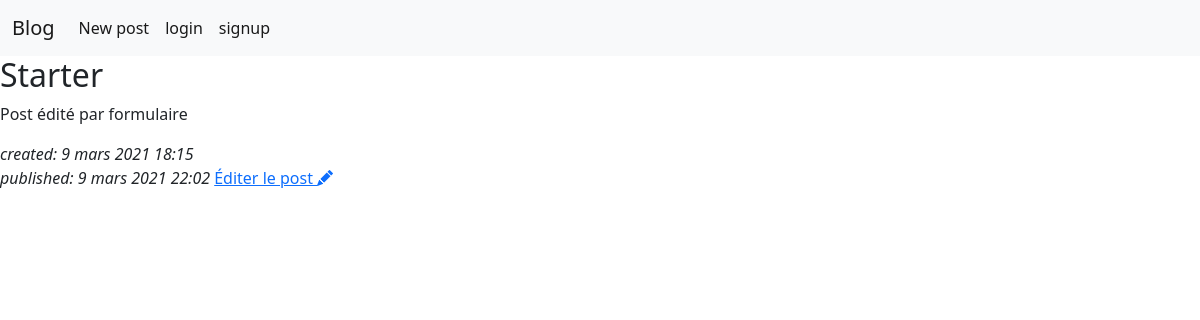
/post/1/, run on an earlier commit of the app's database.
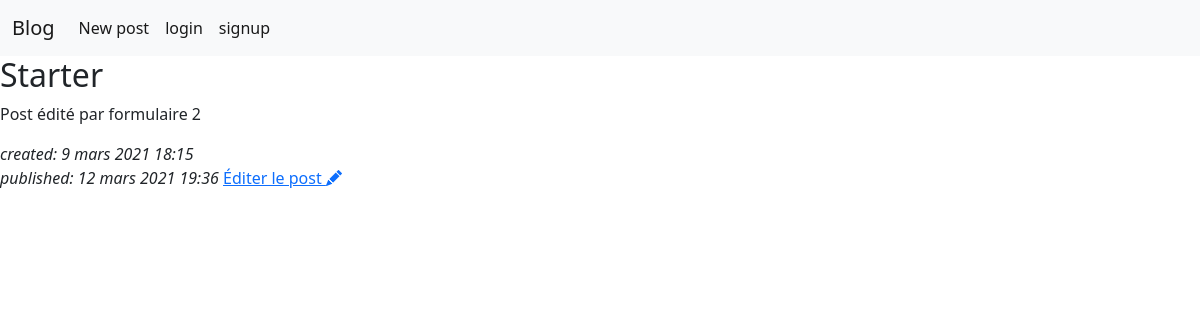
And on a later commit of the database.
### blog/models.py (models this page shows, shortened)
class Post(models.Model):
    author = models.ForeignKey(settings.AUTH_USER_MODEL, on_delete = models.CASCADE)
    title = models.CharField(max_length = 255)
    text = models.TextField()
    created_date = models.DateTimeField(default = timezone.now)
    published_date = models.DateTimeField(blank = True, null = True)
    is_published = models.BooleanField(default = False)

### blog/views.py (the view)
# urls.py: path('post/<int:id>/', views.post_view, name='post_view'),
def post_view(request, id):
    post = get_object_or_404(Post, id = id)
    page_title = post.title + ' | Post'
    return render(request, 'blog/post_view.html', {'post': post, 'page_title': page_title})

### blog/templates/blog/post_view.html
{% extends 'blog/base.html' %}
{% block content %}
<div>
    <h2>{{post.title}}</h2>
    <p>{{post.text}}</p>
    <i>created: {{post.created_date}}</i><br>
    <i>published: {{post.published_date}}</i>
    <a href="{% url 'post_edit' id=post.id%}">Éditer le post <i class="bi-pencil-fill"></i></a>
</div>
{% endblock %}

What changed in the data, as far as the page shows it:
changed Post "Starter": text "Post édité par formulaire" → "Post édité par formulaire 2"; published_date "9 mars 2021 22:02" → "12 mars 2021 19:36"
